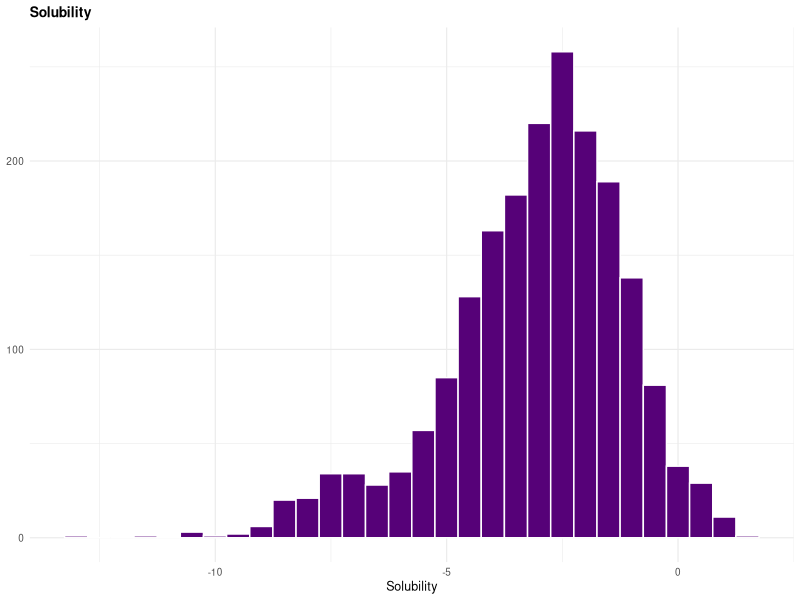
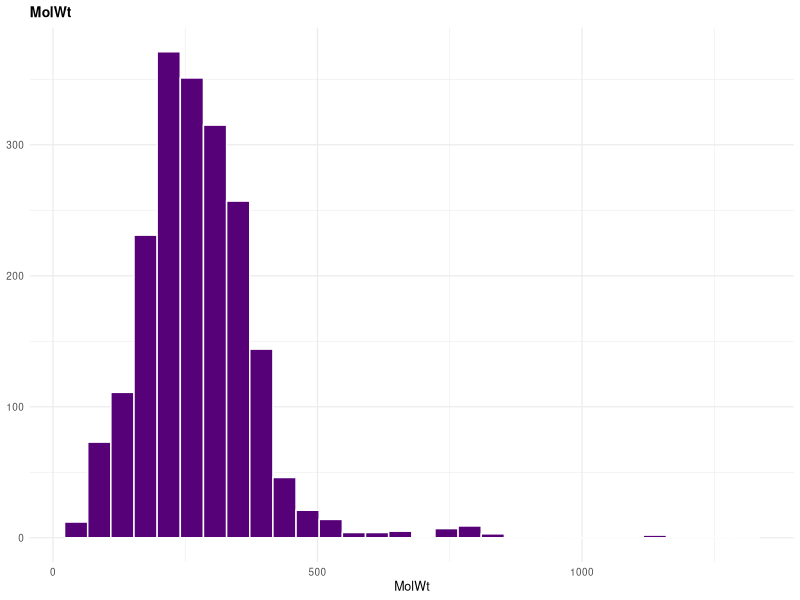
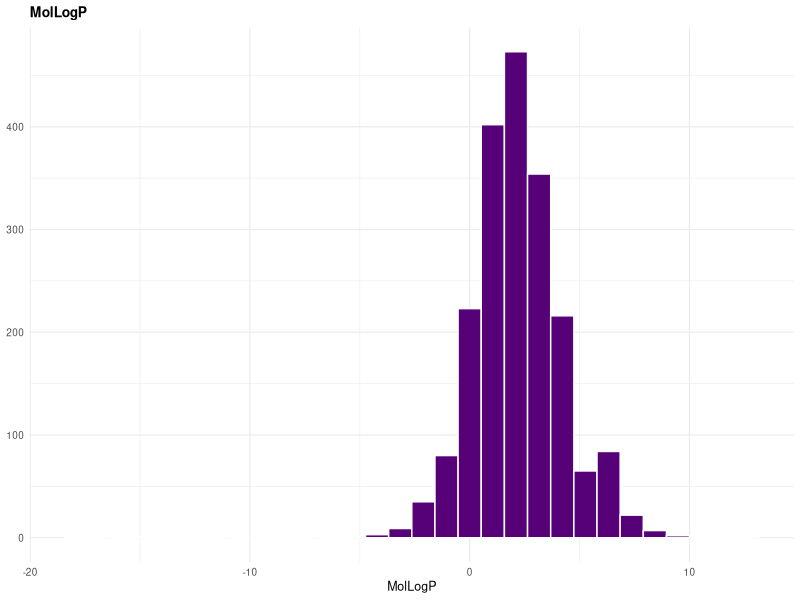
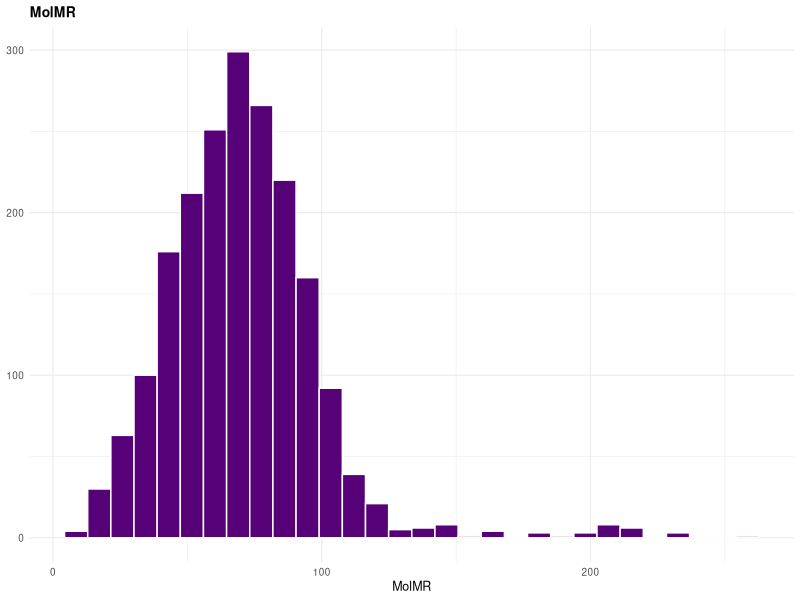
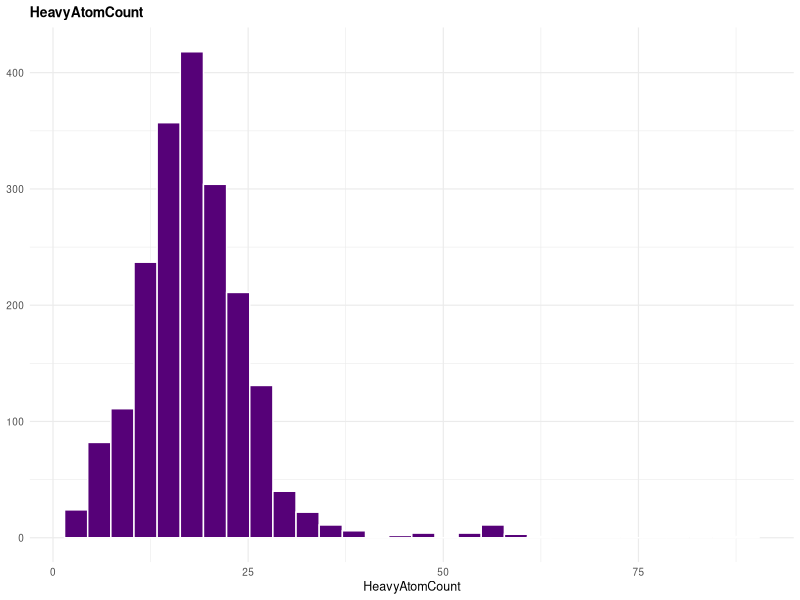
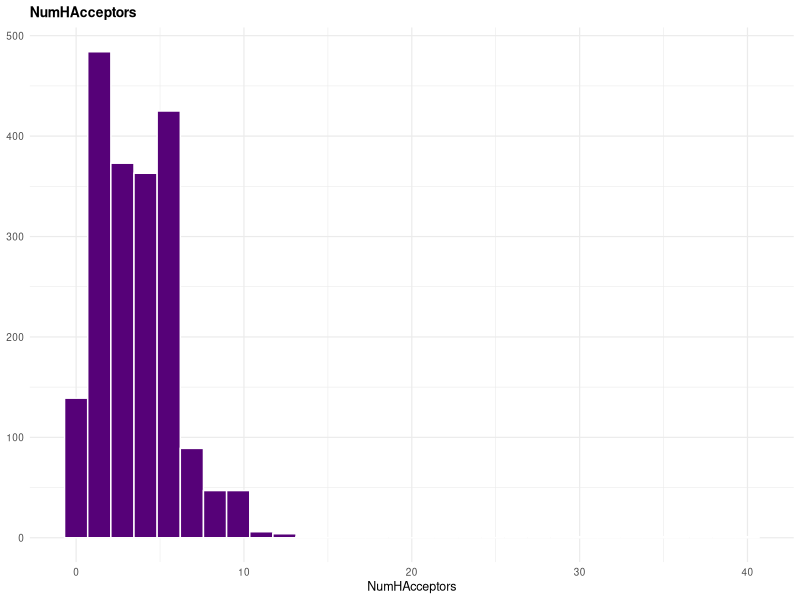
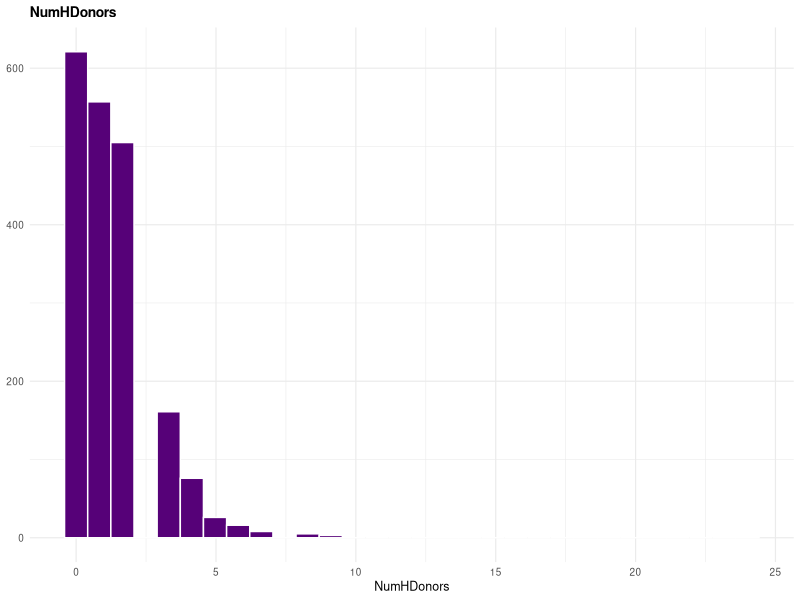
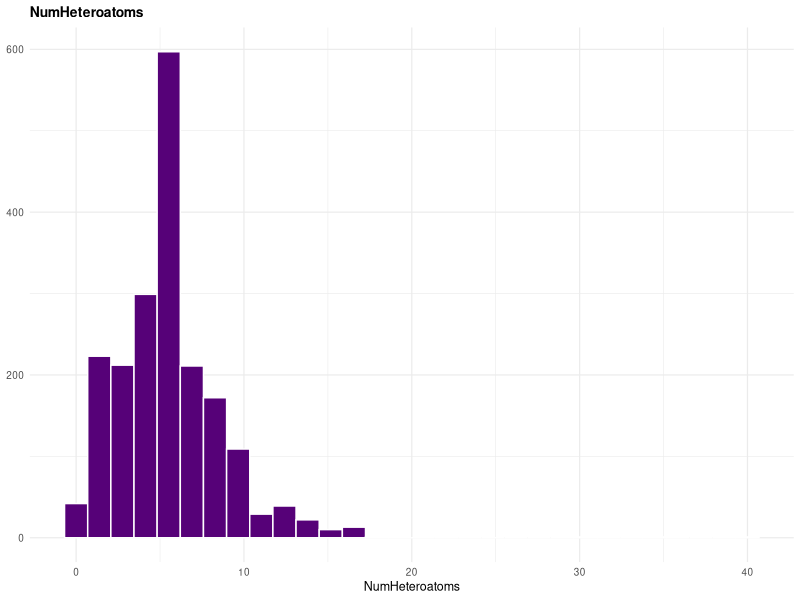

Source code (R) for these figures, in order:
## ---- chunk 1
knitr::opts_chunk$set(echo = TRUE, message = FALSE, warning = FALSE)
## ---- chunk 2
library(tidyverse)
library(patchwork) 
## ---- chunk 3
data <- read.csv("../data/curated-solubility-dataset-5.csv", 
                        sep = ",", header = TRUE)
## ---- chunk 4
str(data, vec.len=2)
## ---- chunk 5
ID_info <- c("ID","Name", "InChI", "InChIKey", "SMILES", "SD", "Ocurrences")
## ---- chunk 6
df = data[,!(names(data) %in% ID_info)]
## ---- chunk 7
str(df, vec.len=2)
## ---- chunk 8
df$Group_num <- NA
## ---- chunk 9
df$Group_num[df$Group == "G1"] = 1
df$Group_num[df$Group == "G2"] = 2
df$Group_num[df$Group == "G3"] = 3
df$Group_num[df$Group == "G4"] = 4
df$Group_num[df$Group == "G5"] = 5
## ---- chunk 10
table(df$Group_num)
## ---- chunk 11
df = subset(df, select = -c(Group))
## ---- chunk 12
plots <- lapply(names(df), function(column) { 
  ggplot(df, aes(x = .data[[column]])) + 
    geom_histogram(bins = 30, fill = "#560178", color = "white") + 
    labs(title = column, x = column, y = NULL) + 
    theme_minimal(base_size = 9) + 
theme(plot.title = element_text(size = 10, face = "bold")) 
}) 
plots
## ---- chunk 13
df$Lipinski <- NA
## ---- chunk 14
df$Lipinski[df$MolWt < 500 & df$MolLogP < 5 & df$NumHAcceptors < 10 & df$NumHDonors < 5] = 0
df$Lipinski[df$MolWt < 500 & df$MolLogP > 5 & df$NumHAcceptors < 10 & df$NumHDonors < 5] = 1
df$Lipinski[df$MolWt < 500 & df$MolLogP < 5 & df$NumHAcceptors > 10 & df$NumHDonors < 5] = 1
df$Lipinski[df$MolWt < 500 & df$MolLogP < 5 & df$NumHAcceptors < 10 & df$NumHDonors > 5] = 1
df$Lipinski[df$MolWt > 500 & df$MolLogP < 5 & df$NumHAcceptors < 10 & df$NumHDonors < 5] = 1
df$Lipinski[df$MolWt > 500 & df$MolLogP > 5 & df$NumHAcceptors < 10 & df$NumHDonors < 5] = 2
df$Lipinski[df$MolWt > 500 & df$MolLogP < 5 & df$NumHAcceptors > 10 & df$NumHDonors < 5] = 2
df$Lipinski[df$MolWt > 500 & df$MolLogP < 5 & df$NumHAcceptors < 10 & df$NumHDonors > 5] = 2
df$Lipinski[df$MolWt < 500 & df$MolLogP > 5 & df$NumHAcceptors > 10 & df$NumHDonors < 5] = 2
df$Lipinski[df$MolWt < 500 & df$MolLogP > 5 & df$NumHAcceptors < 10 & df$NumHDonors > 5] = 2
df$Lipinski[df$MolWt < 500 & df$MolLogP < 5 & df$NumHAcceptors > 10 & df$NumHDonors > 5] = 2
df$Lipinski[df$MolWt > 500 & df$MolLogP > 5 & df$NumHAcceptors > 10 & df$NumHDonors < 5] = 3
df$Lipinski[df$MolWt > 500 & df$MolLogP < 5 & df$NumHAcceptors > 10 & df$NumHDonors > 5] = 3
df$Lipinski[df$MolWt < 500 & df$MolLogP > 5 & df$NumHAcceptors > 10 & df$NumHDonors > 5] = 3
df$Lipinski[df$MolWt > 500 & df$MolLogP > 5 & df$NumHAcceptors > 10 & df$NumHDonors > 5] = 4
## ---- chunk 15
table(df$Lipinski)
## ---- chunk 16
write.csv(df, "df.csv")
